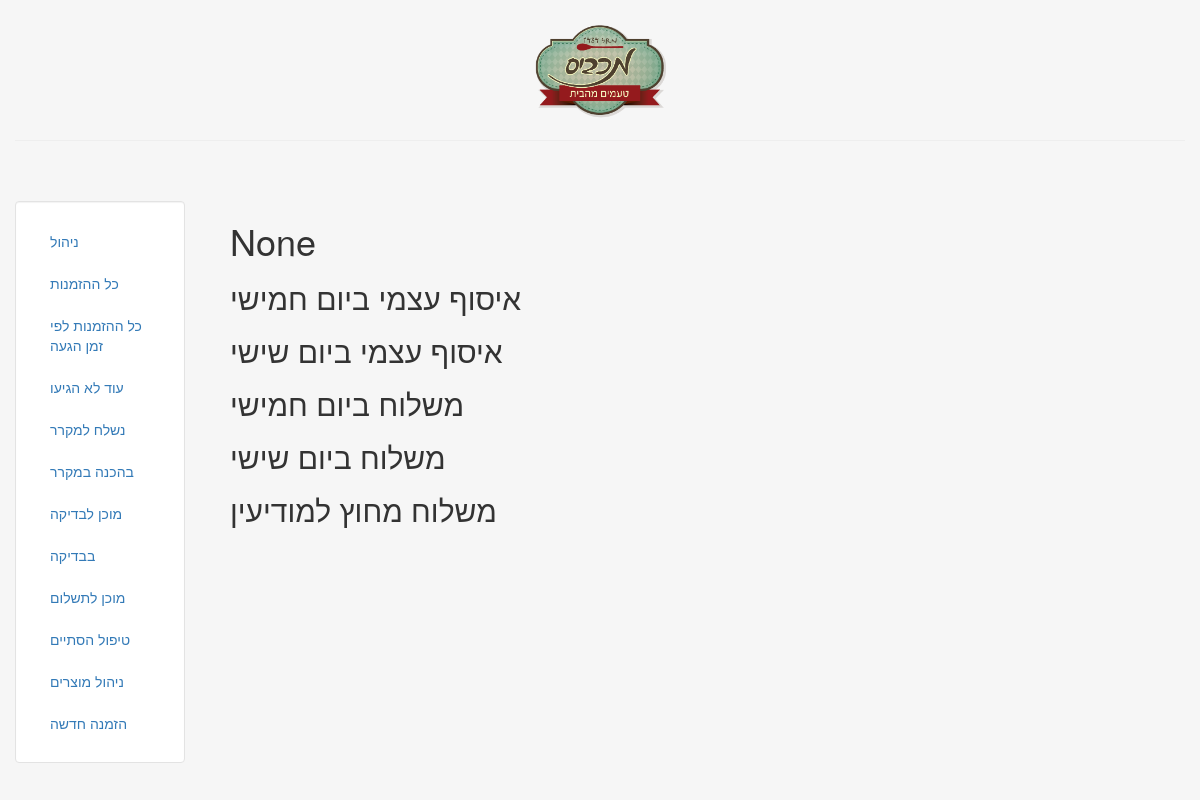
The page /orders_list/ on the database as committed earlier.
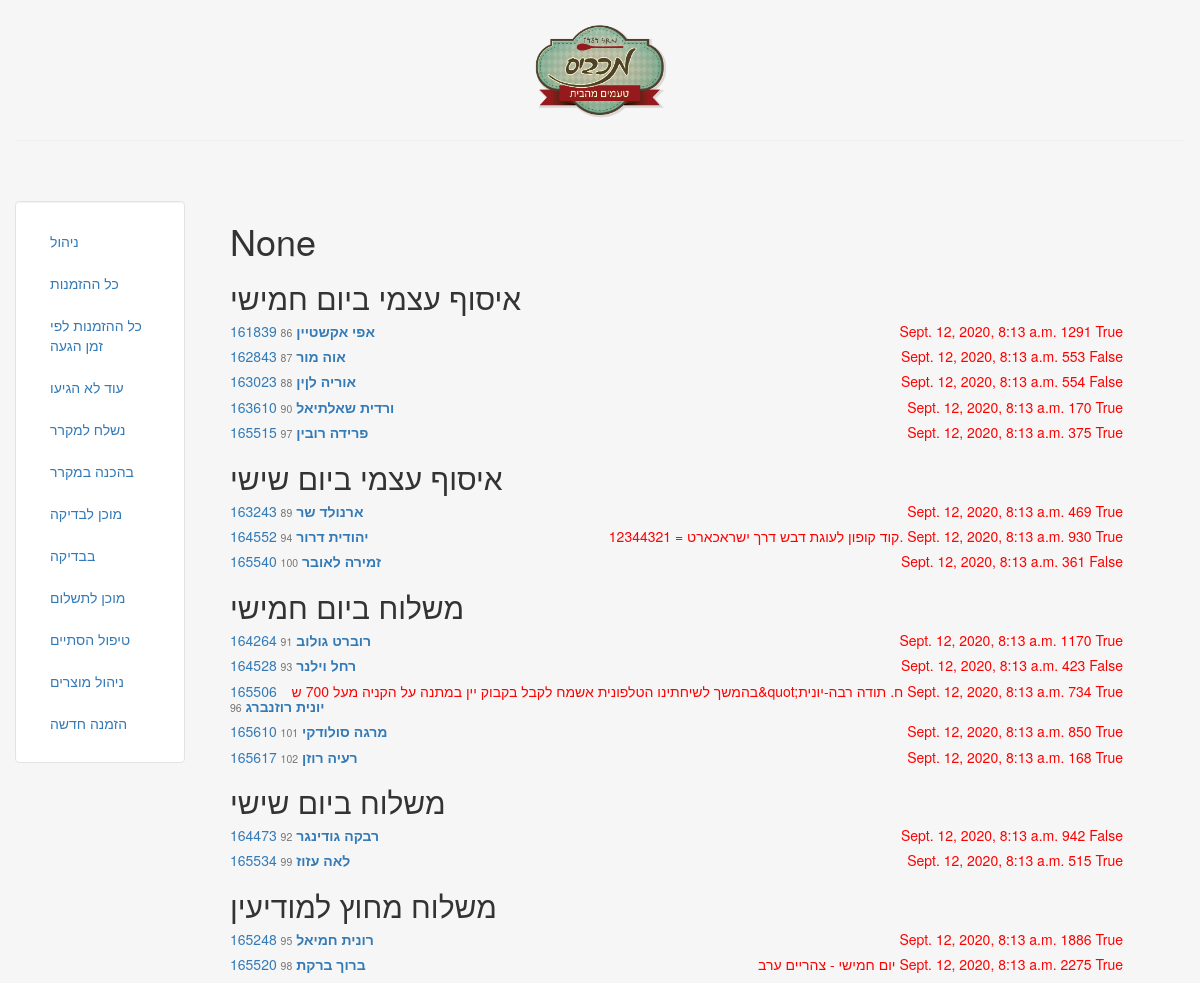
The same page on the database as committed later.
### Orders/models.py (models this page shows, shortened)
class OrdersList(models.Model):
    customer_id = models.ForeignKey('Customer', on_delete=models.CASCADE)
    foreign_order_id = models.IntegerField(default=0)
    confirmed_time = models.DateTimeField(null=True, blank=True)
    here_to_take_time = models.DateTimeField(null=True, blank=True)
    ready_to_check_time = models.DateTimeField(null=True, blank=True)
    ready_to_pay_time = models.DateTimeField(null=True, blank=True)
    done_time = models.DateTimeField(null=True, blank=True)
    status = models.CharField(max_length=1, choices=STATUS_CHOICES, default='1')
    notes = models.TextField()
    pre_prepared = models.BooleanField(default=False)
    payed = models.BooleanField(default=False)
    pick_up_time = models.DateTimeField(null=True, blank=True)
    total_price = models.IntegerField(default=0)
    delivery_method = models.IntegerField(default=0)

### Orders/viewsLists2.py (the view, shortened to what this page needs)
# urls.py: url(r'^orders_list/', ListViewOrdersList.as_view(), {'status':'all'}),
class ListViewOrdersList(ListView):
    model = OrdersList
    template_name = "orders/orders_list.html"
    def get_context_data(self, **kwargs):
        context = super(ListViewOrdersList, self).get_context_data(**kwargs)
        context["list_title"] = get_title(self.kwargs['status'])
        context["all_deliveries_methods"] = all_deliveries_methods
        show_all = False
        if self.kwargs['status'] == 'all':
            show_all = True
            string_order_by = "foreign_order_id"
        elif self.kwargs['status'] == 'all_by_time':
            show_all = True
            string_order_by = "pick_up_time"
        elif self.kwargs['status'] == 'all_by_total_price':
            show_all = True
            string_order_by = "total_price"
        if show_all:
            all_orders_lists = []
            for i in range(len(all_deliveries_methods)):
                all_orders_lists_temp = OrdersList.objects.filter(delivery_method=i+1)\
                    .order_by(string_order_by) \
                    .values('id', 'foreign_order_id', 'customer_id__name', 'notes', 'pick_up_time', 'total_price', 'payed','customer_id__email','customer_id__address_city')
                all_orders_lists.append(all_orders_lists_temp)
        context["all_orders_lists"] = zip(all_orders_lists, all_deliveries_methods)
        context["link_page_name"] = 'orders'
        return context

### Orders/viewsLists2.py (called while the page is built)
def get_title(list_num):
    if list_num == '1':
        return 'orders confirmed'
    if list_num == '2':
        return 'orders waiting for fridge'
    if list_num == '3':
        return 'orders preparing in fridge'
    if list_num == '4':
        return 'orders ready to be checked'
    if list_num == '5':
        return 'orders checking'
    if list_num == '6':
        return 'orders ready to pay'
    if list_num == '7':
        return 'orders done'

### Orders/templates/orders/orders_list.html
{% extends "orders/header.html" %}
{% block content %}
    <h1>{{list_title}}</h1>
    {% for orders_list, delivery_method in all_orders_lists %}
        <h2>{{delivery_method}} </h2>
        {% for order in orders_list %}
            <h5 style="margin-right: 5%;"><a href="/{{link_page_name}}/{{order.id}}"> {{ order.foreign_order_id }}
                <span style="color: red; float: right">{{ order.notes }}  {{order.pick_up_time}}   {{order.total_price}} {{order.payed}}</span>
                <b>{{ order.customer_id__name }}</b>
                <small>{{order.id}}</small>
            </a></h5>
        {% endfor %}
    {% endfor %}
{% endblock %}

Rows that differ between the two databases and show on the page:
added OrdersList: foreign_order_id "161839", pick_up_time "Sept. 12, 2020, 8:13 a.m.", total_price "1291", payed "True", customer_id__name "אפי אקשטיין", id "86", shown under "איסוף עצמי ביום חמישי"
added OrdersList: foreign_order_id "162843", pick_up_time "Sept. 12, 2020, 8:13 a.m.", total_price "553", payed "False", customer_id__name "אוה מור", id "87", shown under "איסוף עצמי ביום חמישי"
added OrdersList: foreign_order_id "163023", pick_up_time "Sept. 12, 2020, 8:13 a.m.", total_price "554", payed "False", customer_id__name "אוריה לןין", id "88", shown under "איסוף עצמי ביום חמישי"
added OrdersList: foreign_order_id "163610", pick_up_time "Sept. 12, 2020, 8:13 a.m.", total_price "170", payed "True", customer_id__name "ורדית שאלתיאל", id "90", shown under "איסוף עצמי ביום חמישי"
added OrdersList: foreign_order_id "165515", pick_up_time "Sept. 12, 2020, 8:13 a.m.", total_price "375", payed "True", customer_id__name "פרידה רובין", id "97", shown under "איסוף עצמי ביום חמישי"
added OrdersList: foreign_order_id "163243", pick_up_time "Sept. 12, 2020, 8:13 a.m.", total_price "469", payed "True", customer_id__name "ארנולד שר", id "89", shown under "איסוף עצמי ביום שישי"
added OrdersList: foreign_order_id "164552", notes "12344321 = קוד קופון לעוגת דבש דרך ישראכארט.", pick_up_time "Sept. 12, 2020, 8:13 a.m.", total_price "930", payed "True", customer_id__name "יהודית דרור", id "94", shown under "איסוף עצמי ביום שישי"
added OrdersList: foreign_order_id "165540", pick_up_time "Sept. 12, 2020, 8:13 a.m.", total_price "361", payed "False", customer_id__name "זמירה לאובר", id "100", shown under "איסוף עצמי ביום שישי"
added OrdersList: foreign_order_id "164264", pick_up_time "Sept. 12, 2020, 8:13 a.m.", total_price "1170", payed "True", customer_id__name "רוברט גולוב", id "91", shown under "משלוח ביום חמישי"
added OrdersList: foreign_order_id "164528", pick_up_time "Sept. 12, 2020, 8:13 a.m.", total_price "423", payed "False", customer_id__name "רחל וילנר", id "93", shown under "משלוח ביום חמישי"
added OrdersList: foreign_order_id "165506", notes "בהמשך לשיחתינו הטלפונית אשמח לקבל בקבוק יין במתנה על הקניה מעל 700 ש&quot;ח. תודה רבה-יונית", pick_up_time "Sept. 12, 2020, 8:13 a.m.", total_price "734", payed "True", customer_id__name "יונית רוזנברג", id "96", shown under "משלוח ביום חמישי"
added OrdersList: foreign_order_id "165610", pick_up_time "Sept. 12, 2020, 8:13 a.m.", total_price "850", payed "True", customer_id__name "מרגה סולודקי", id "101", shown under "משלוח ביום חמישי"
added OrdersList: foreign_order_id "165617", pick_up_time "Sept. 12, 2020, 8:13 a.m.", total_price "168", payed "True", customer_id__name "רעיה רוזן", id "102", shown under "משלוח ביום חמישי"
added OrdersList: foreign_order_id "164473", pick_up_time "Sept. 12, 2020, 8:13 a.m.", total_price "942", payed "False", customer_id__name "רבקה גודינגר", id "92", shown under "משלוח ביום שישי"
added OrdersList: foreign_order_id "165534", pick_up_time "Sept. 12, 2020, 8:13 a.m.", total_price "515", payed "True", customer_id__name "לאה עזוז", id "99", shown under "משלוח ביום שישי"
added OrdersList: foreign_order_id "165248", pick_up_time "Sept. 12, 2020, 8:13 a.m.", total_price "1886", payed "True", customer_id__name "רונית חמיאל", id "95", shown under "משלוח מחוץ למודיעין"
added OrdersList: foreign_order_id "165520", notes "יום חמישי - צהריים ערב", pick_up_time "Sept. 12, 2020, 8:13 a.m.", total_price "2275", payed "True", customer_id__name "ברוך ברקת", id "98", shown under "משלוח מחוץ למודיעין"
